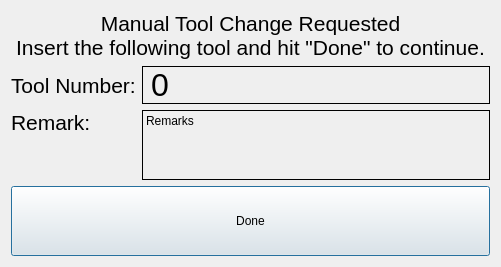
<?xml version="1.0" encoding="UTF-8"?>
<ui version="4.0">
 <class>ToolChangeDialog</class>
 <widget class="QDialog" name="ToolChangeDialog">
  <property name="windowModality">
   <enum>Qt::ApplicationModal</enum>
  </property>
  <property name="geometry">
   <rect>
    <x>0</x>
    <y>0</y>
    <width>501</width>
    <height>267</height>
   </rect>
  </property>
  <property name="windowTitle">
   <string>Manual Tool Change</string>
  </property>
  <property name="modal">
   <bool>true</bool>
  </property>
  <layout class="QFormLayout" name="formLayout">
   <item row="1" column="0">
    <widget class="QLabel" name="label">
     <property name="font">
      <font>
       <pointsize>16</pointsize>
      </font>
     </property>
     <property name="text">
      <string>Tool Number:</string>
     </property>
    </widget>
   </item>
   <item row="0" column="0" colspan="2">
    <widget class="QLabel" name="label_1">
     <property name="font">
      <font>
       <pointsize>16</pointsize>
      </font>
     </property>
     <property name="text">
      <string>Manual Tool Change Requested&lt;br&gt;Insert the following tool and hit &quot;Done&quot; to continue.</string>
     </property>
     <property name="alignment">
      <set>Qt::AlignCenter</set>
     </property>
    </widget>
   </item>
   <item row="1" column="1">
    <widget class="QLabel" name="lblToolNumber">
     <property name="font">
      <font>
       <pointsize>24</pointsize>
      </font>
     </property>
     <property name="frameShape">
      <enum>QFrame::Box</enum>
     </property>
     <property name="text">
      <string>0</string>
     </property>
    </widget>
   </item>
   <item row="3" column="0" colspan="2">
    <widget class="QPushButton" name="btnDone">
     <property name="sizePolicy">
      <sizepolicy hsizetype="MinimumExpanding" vsizetype="MinimumExpanding">
       <horstretch>0</horstretch>
       <verstretch>0</verstretch>
      </sizepolicy>
     </property>
     <property name="text">
      <string>Done</string>
     </property>
    </widget>
   </item>
   <item row="2" column="0">
    <widget class="QLabel" name="label_3">
     <property name="sizePolicy">
      <sizepolicy hsizetype="Preferred" vsizetype="Expanding">
       <horstretch>0</horstretch>
       <verstretch>0</verstretch>
      </sizepolicy>
     </property>
     <property name="font">
      <font>
       <pointsize>16</pointsize>
      </font>
     </property>
     <property name="text">
      <string>Remark:</string>
     </property>
     <property name="alignment">
      <set>Qt::AlignLeading|Qt::AlignLeft|Qt::AlignTop</set>
     </property>
    </widget>
   </item>
   <item row="2" column="1">
    <widget class="QLabel" name="lblToolRemark">
     <property name="sizePolicy">
      <sizepolicy hsizetype="Preferred" vsizetype="Expanding">
       <horstretch>0</horstretch>
       <verstretch>0</verstretch>
      </sizepolicy>
     </property>
     <property name="frameShape">
      <enum>QFrame::Box</enum>
     </property>
     <property name="frameShadow">
      <enum>QFrame::Plain</enum>
     </property>
     <property name="text">
      <string>Remarks</string>
     </property>
     <property name="alignment">
      <set>Qt::AlignLeading|Qt::AlignLeft|Qt::AlignTop</set>
     </property>
    </widget>
   </item>
  </layout>
 </widget>
 <resources/>
 <connections>
  <connection>
   <sender>btnDone</sender>
   <signal>clicked()</signal>
   <receiver>Dialog</receiver>
   <slot>accept()</slot>
   <hints>
    <hint type="sourcelabel">
     <x>64</x>
     <y>220</y>
    </hint>
    <hint type="destinationlabel">
     <x>31</x>
     <y>332</y>
    </hint>
   </hints>
  </connection>
 </connections>
</ui>
